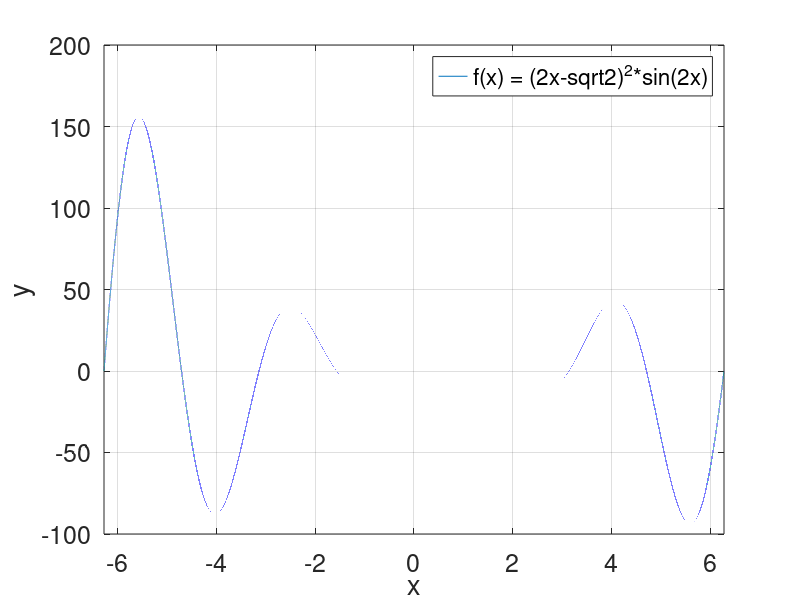

Write the MATLAB code that produced this figure.
% La x viene trattata come un vettore. Quando matlab fa un operazione di
% +/- tra vettore e scalare trasforma lo scalare in automatico in vettore
% della stessa dimensione dell'altro

f = @(x)(2*x-sqrt(2)).^2.*sin(2*x);

% figure apre una finestra
figure(1);

% fplot prende in input la funzione e l'intervallo su cui è definita
fplot(f, [-2*pi 2*pi]);
legend('f(x) = (2x-sqrt{2})^2*sin(2x)')
xlabel('x');
ylabel('y');
grid on;

set(gca, 'Fontsize', 18);